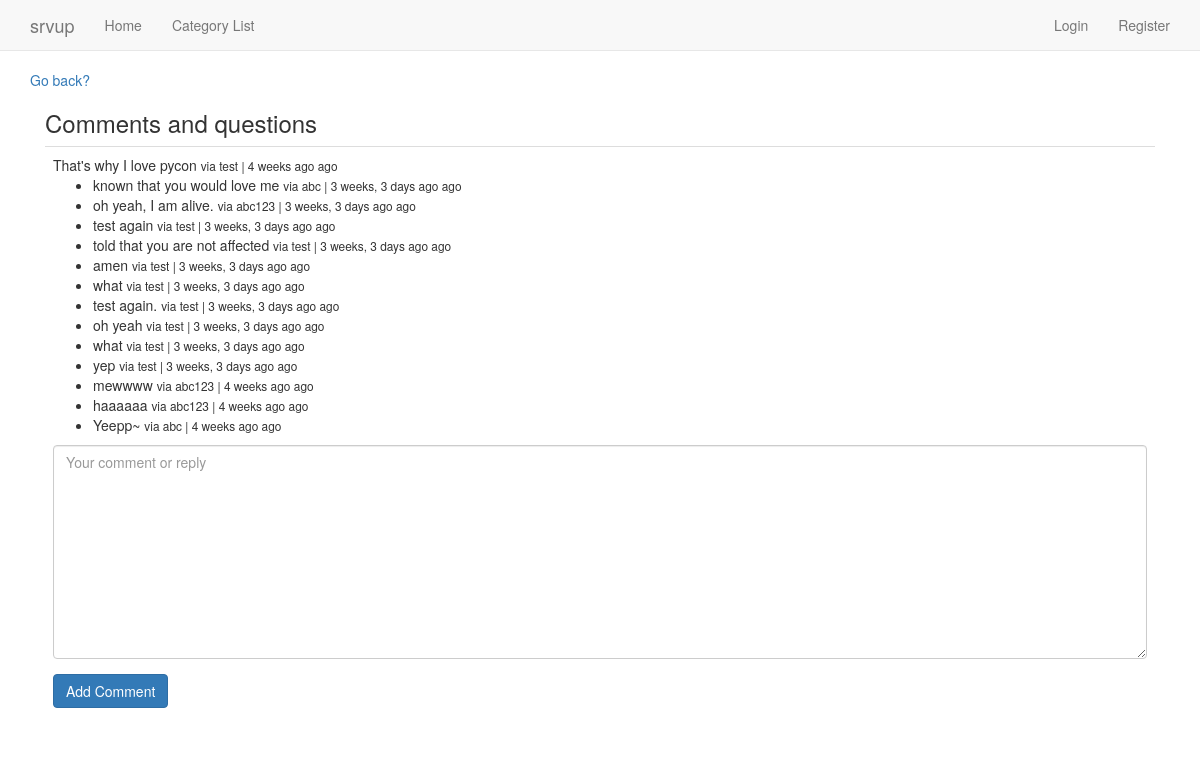
The page /comment/85/ on the database its author committed.
### comment/models.py (models this page shows, shortened)
class Comment(models.Model):
    text = models.TextField()
    author = models.ForeignKey(MyUser)
    parent = models.ForeignKey('self', null=True, blank=True)
    video = models.ForeignKey(Video, null=True, blank=True)
    path = models.CharField(max_length=512)
    timestamp = models.DateTimeField(auto_now=False,auto_now_add=True)
    updated = models.DateTimeField(auto_now=True,auto_now_add=False)
    active = models.BooleanField(default=True)
    objects = CommentManager()
    class Meta:
        ordering = ['-timestamp']
    @property
    def get_comment(self):
        return self.text
    @property
    def is_child(self):
        if self.parent is not None:return True
        else: return False
    @property
    def get_children(self):
        if self.is_child:
            return None
        else:
            return Comment.objects.filter(parent=self)
    @property
    def get_origin(self):
        return self.path
    def get_absolute_url(self):
        return reverse('comment_thread', kwargs={'pk':self.id})

### account/models.py (models this page shows, shortened)
class MyUser(AbstractBaseUser):
    username = models.CharField(
        max_length=255,
        unique=True,)
    email = models.EmailField(
        max_length=255,
        unique=True,
    )
    first_name = models.CharField(
        max_length=255,
        null=True,
        blank=True)
    last_name = models.CharField(
        max_length=255,
        null=True,
        blank=True)
    is_member = models.BooleanField(default=False, verbose_name='Is Paid Member')
    is_active = models.BooleanField(default=True)
    is_admin = models.BooleanField(default=False)
    objects = MyUserManager()
    USERNAME_FIELD = 'username'
    REQUIRED_FIELDS = ['email']

### comment/views.py (the view)
def comment_thread(request, pk):
    comment = Comment.objects.get(id=pk)
    form = CommentForm()
    return render(request, 'comment/comment_thread.html', {
        'form':form,
        'comment':comment,
        } )

### comment/forms.py
class CommentForm(forms.Form):
    text = forms.CharField(
        widget=forms.Textarea(attrs={
            'placeholder': 'Your comment or reply',})
        )
    def __init__(self, *args, **kwargs):
        super(CommentForm, self).__init__(*args, **kwargs)
        self.helper = FormHelper()
        self.helper.form_show_labels = False
        self.helper.layout = Layout(
            'text',
            ButtonHolder(
                Submit('submit', 'Add Comment', css_class='btn-primary'),
                )
            )

### comment/models.py (called while the page is built)
    def get_queryset(self):
        return CommentQuerySet(self.model, using=self._db)

### templates/comment/comment_thread.html (shortened to what this page needs)
{% extends 'base.html' %}
{%  load humanize %}
{% load crispy_forms_tags %}
{% block content %}
<a href="{{ comment.get_origin }}">Go back?</a>
<div class="col-sm-12">
    <h3>Comments and questions</h3>
    <table class="table">
    <tr><td>{{ comment.get_comment }}
    <small> via {{ comment.author }} | {{ comment.timestamp | naturaltime }} ago </small>
        {% if not comment.is_child %}
            <ul>
            {% for child in  comment.get_children %}
            <li>{{ child.get_comment }}
            <small> via {{ child.author }} | {{ child.timestamp | naturaltime }} ago </small>
            </li>
            {% endfor %}
            </ul>
            <form method="POST" action="{% url 'comment_create' %}">{% csrf_token %}
            {% crispy form %}
            </form>
        </div>
        {% endif %}
  </div>
{% endblock %}

### rows shown on the page
Comment: get_comment "That's why I love pycon", author "test", timestamp "4 weeks ago"
Comment: get_comment "known that you would love me", author "abc", timestamp "3 weeks, 3 days ago"
Comment: get_comment "oh yeah, I am alive.", author "abc123", timestamp "3 weeks, 3 days ago"
Comment: get_comment "test again", author "test", timestamp "3 weeks, 3 days ago"
Comment: get_comment "told that you are not affected", author "test", timestamp "3 weeks, 3 days ago"
Comment: get_comment "amen", author "test", timestamp "3 weeks, 3 days ago"
Comment: get_comment "what", author "test", timestamp "3 weeks, 3 days ago"
Comment: get_comment "test again.", author "test", timestamp "3 weeks, 3 days ago"
Comment: get_comment "oh yeah", author "test", timestamp "3 weeks, 3 days ago"
Comment: get_comment "what", author "test", timestamp "3 weeks, 3 days ago"
Comment: get_comment "yep", author "test", timestamp "3 weeks, 3 days ago"
Comment: get_comment "mewwww", author "abc123", timestamp "4 weeks ago"
Comment: get_comment "haaaaaa", author "abc123", timestamp "4 weeks ago"
Comment: get_comment "Yeepp~", author "abc", timestamp "4 weeks ago"
